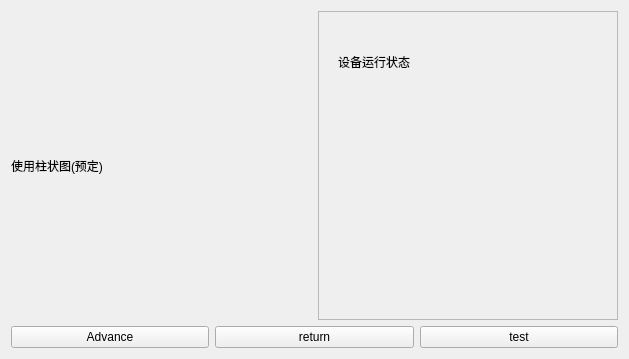
<?xml version="1.0" encoding="UTF-8"?>
<ui version="4.0">
 <class>LiftManager</class>
 <widget class="QWidget" name="LiftManager">
  <property name="geometry">
   <rect>
    <x>0</x>
    <y>0</y>
    <width>629</width>
    <height>359</height>
   </rect>
  </property>
  <property name="windowTitle">
   <string>Form</string>
  </property>
  <layout class="QVBoxLayout" name="verticalLayout" stretch="6,1">
   <item>
    <layout class="QHBoxLayout" name="horizontalLayout">
     <item>
      <widget class="QLabel" name="label">
       <property name="text">
        <string>使用柱状图(预定)</string>
       </property>
      </widget>
     </item>
     <item>
      <widget class="QFrame" name="frame">
       <property name="frameShape">
        <enum>QFrame::StyledPanel</enum>
       </property>
       <property name="frameShadow">
        <enum>QFrame::Raised</enum>
       </property>
       <widget class="QLabel" name="label_2">
        <property name="geometry">
         <rect>
          <x>20</x>
          <y>40</y>
          <width>101</width>
          <height>21</height>
         </rect>
        </property>
        <property name="text">
         <string>设备运行状态</string>
        </property>
       </widget>
      </widget>
     </item>
    </layout>
   </item>
   <item>
    <layout class="QHBoxLayout" name="horizontalLayout_4">
     <item>
      <widget class="QPushButton" name="liftCloseButton">
       <property name="text">
        <string>Advance</string>
       </property>
      </widget>
     </item>
     <item>
      <widget class="QPushButton" name="liftReturnButton">
       <property name="text">
        <string>return</string>
       </property>
      </widget>
     </item>
     <item>
      <widget class="QPushButton" name="liftTestButton">
       <property name="text">
        <string>test</string>
       </property>
      </widget>
     </item>
    </layout>
   </item>
  </layout>
 </widget>
 <resources/>
 <connections/>
</ui>
